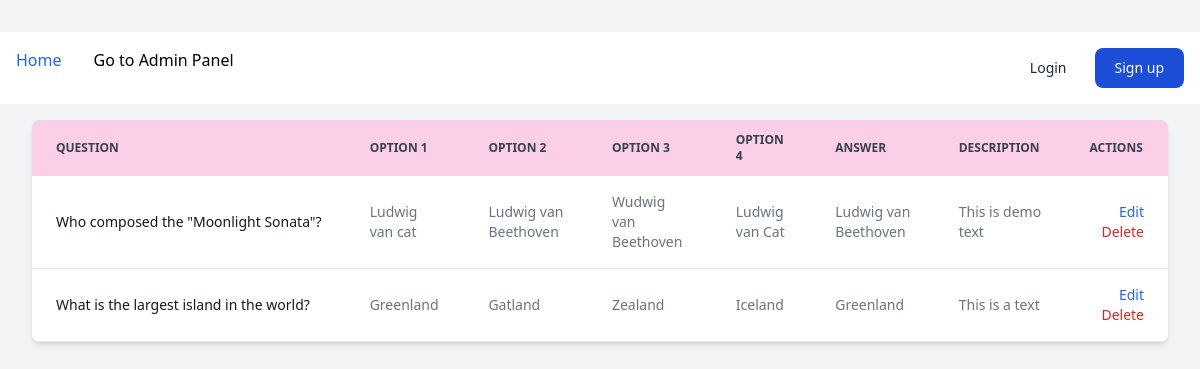
The app's page /, older data.
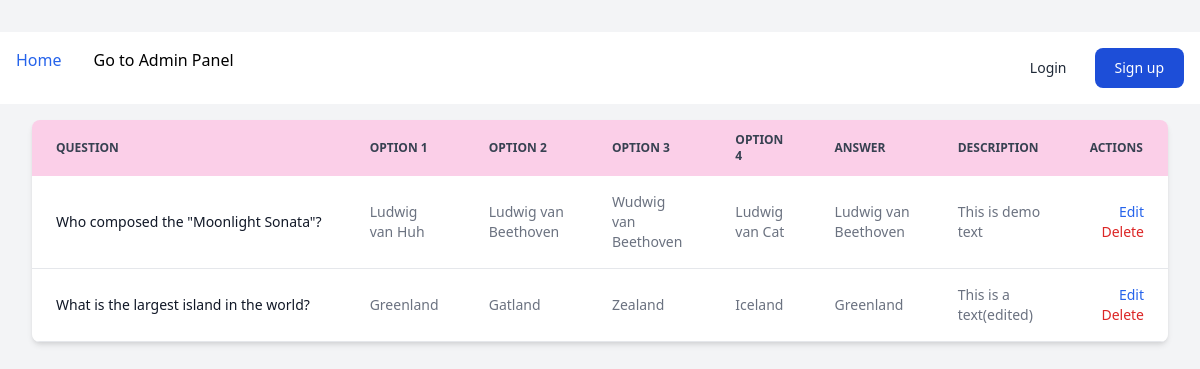
The same page, newer data.
### qnapp/models.py (models this page shows, shortened)
class AllQuestions(models.Model):
    id = models.AutoField(primary_key=True)
    Question_Title = models.TextField()
    Option_1 = models.TextField()
    Option_2 = models.TextField()
    Option_3 = models.TextField()
    Option_4 = models.TextField()
    Answer = models.TextField()
    Description = models.TextField()
    class Meta:
        constraints = [
            models.CheckConstraint(
                check=models.Q(Answer=models.F('Option_1')) |
                      models.Q(Answer=models.F('Option_2')) |
                      models.Q(Answer=models.F('Option_3')) |
                      models.Q(Answer=models.F('Option_4')),
                name="answer_matches_option"
            )
        ]

### qnapp/views.py (the view)
# urls.py: path('', question_list_view, name='question_list'),
def question_list_view(request):
    questions = AllQuestions.objects.all()
    return render(request, 'question_list.html', {'questions': questions})

### templates/question_list.html (shortened to what the changed rows need)
<!DOCTYPE html>
<html>
<head>
    <link href="https://cdn.jsdelivr.net/npm/tailwindcss@2.2.19/dist/tailwind.min.css" rel="stylesheet">
</head>
<body class="bg-gray-100 py-8">
    <div class="max-w-7xl mx-auto px-4 sm:px-6 lg:px-8">
        <div class="relative overflow-x-auto shadow-md sm:rounded-lg">
            <table class="w-full text-sm text-left rtl:text-right text-gray-500 dark:text-gray-400">
                <thead class="text-xs text-gray-700 uppercase bg-pink-200 dark:bg-gray-700 dark:text-gray-400">
                    <tr>
                        <th scope="col" class="px-6 py-3">Question</th>
                        <th scope="col" class="px-6 py-3">Option 1</th>
                        <th scope="col" class="px-6 py-3">Option 2</th>
                        <th scope="col" class="px-6 py-3">Option 3</th>
                        <th scope="col" class="px-6 py-3">Option 4</th>
                        <th scope="col" class="px-6 py-3">Answer</th>
                        <th scope="col" class="px-6 py-3">Description</th>
                        <th scope="col" class="px-6 py-3">Actions</th>
                    </tr>
                </thead>
                <tbody>
                    {% for question in questions %}
                        <tr class="bg-white border-b dark:bg-gray-800 dark:border-gray-700 hover:bg-gray-50 dark:hover:bg-gray-600">
                            <td class="px-6 py-4 font-medium text-gray-900 whitespace-nowrap dark:text-white">{{ question.Question_Title }}</td>
                            <td class="px-6 py-4">{{ question.Option_1 }}</td>
                            <td class="px-6 py-4">{{ question.Option_2 }}</td>
                            <td class="px-6 py-4">{{ question.Option_3 }}</td>
                            <td class="px-6 py-4">{{ question.Option_4 }}</td>
                            <td class="px-6 py-4">{{ question.Answer }}</td>
                            <td class="px-6 py-4">{{ question.Description }}</td>
                            <td class="px-6 py-4 text-right">
                                <a href="{% url 'admin:qnapp_allquestions_change' question.id %}" class="font-medium text-blue-600 dark:text-blue-500 hover:underline">Edit</a>
                                <form method="post" action="{% url 'admin:qnapp_allquestions_delete' question.id %}" style="display: inline;">
                                    <button type="submit" onclick="return confirm('Are you sure you want to delete this question?')" class="font-medium text-red-600 dark:text-red-500 hover:underline">Delete</button>
                                </form>
                            </td>
                        </tr>
                    {% endfor %}
                </tbody>
            </table>
        </div>
    </div>
</body>
</html>

Row changes from the older to the newer data that the page shows:
changed AllQuestions "Who composed the \"Moonlight Sonata\"?": Option_1 "Ludwig van cat" → "Ludwig van Huh"
changed AllQuestions "What is the largest island in the world?": Description "This is a text" → "This is a text(edited)"
